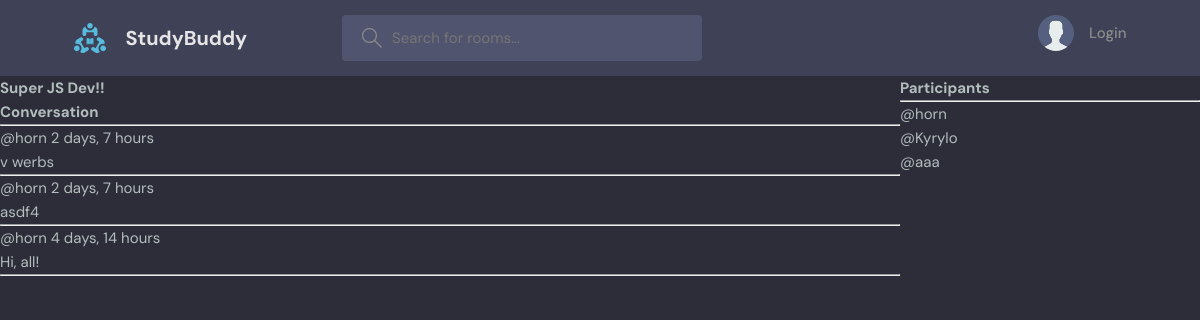
Screenshot of /room/6 with the database file from the repository.
### base/models.py (models this page shows, shortened)
class Room(models.Model):
    host = models.ForeignKey(User, on_delete=models.SET_NULL, null=True)
    topic = models.ForeignKey(Topic, on_delete=models.SET_NULL, null=True)
    name = models.CharField(max_length=200)
    description = models.TextField(null=True, blank=True)
    participants = models.ManyToManyField(
        User, related_name='participants', blank=True)
    updated = models.DateTimeField(auto_now=True)
    created = models.DateTimeField(auto_now_add=True)
    class Meta:
        ordering = ['-updated', '-created']

class Message(models.Model):
    user = models.ForeignKey(User, on_delete=models.CASCADE)
    room = models.ForeignKey(Room, on_delete=models.CASCADE)
    body = models.TextField()
    updated = models.DateTimeField(auto_now=True)
    created = models.DateTimeField(auto_now_add=True)
    class Meta:
        ordering = ['-updated', '-created']

### base/views.py (the view, shortened to what this page needs)
# urls.py: path('room/<str:pk>', views.room, name='room'),
def room(request, pk):
    room = Room.objects.get(id=pk)
    room_messages = room.message_set.all()
    participants = room.participants.all()
    context = {'room': room, 'room_messages': room_messages,
               'participants': participants}
    return render(request, 'base/room.html', context)

### base/templates/base/room.html (shortened to what this page needs)
{% extends 'main.html' %} {% block content %}
<div class="room-container">
  <div>
    <h1>{{room.name}}</h1>
    <div class="comment-wrapper">
      <h3>Conversation</h3>
      <hr />
      {% for message in room_messages %}
      <div>
        <small>@{{message.user}} {{message.created|timesince}}</small>
        <p>{{message.body}}</p>
        <hr />
      </div>
      {% endfor %}
    </div>
  </div>
  <div>
    <h3>Participants</h3>
    <hr />
    {% for user in participants %}
        <div>
            <p>@{{user.username}}</p>
        </div>
    {% endfor %}
  </div>
</div>
{% endblock content %}

### static/styles/style.css (style rules this page uses)
:root { --color-main: #71c6dd; --color-main-light: #e1f6fb; --color-dark: #3f4156; --color-dark-medium: #51546e; --color-dark-light: #696d97; --color-light: #e5e5e5; --color-gray: #8b8b8b; --color-light-gray: #b2bdbd; --color-bg: #2d2d39; --color-success: #5dd693; --color-error: #fc4b0b; }
* { font-family: "DM Sans", -apple-system, BlinkMacSystemFont, "Segoe UI", Roboto, Oxygen, Ubuntu, Cantarell, "Open Sans", "Helvetica Neue", sans-serif; margin: 0; padding: 0; box-sizing: border-box; text-rendering: optimizeLegibility; font-size: inherit; }
html { font-size: 56.25%; }
@media only screen and (min-width: 1200px) { html { font-size: 62.5%; } }
body { line-height: 1.6; font-weight: 400; font-size: 1.5rem; color: var(--color-light-gray); background-color: var(--color-bg); min-height: 100vh; }

### base/templates/base/room.html (style rules this page uses)
.room-container { display: grid; grid-template-columns: 3fr 1fr; }

### rows the page displays
Room: name "Super JS Dev!!"
Message: user "horn", created "2 days, 7 hours", body "v werbs"
Message: user "horn", created "2 days, 7 hours", body "asdf4"
Message: user "horn", created "4 days, 14 hours", body "Hi, all!"

### other values shown
{{ user.username }} "horn"
{{ user.username }} "Kyrylo"
{{ user.username }} "aaa"
